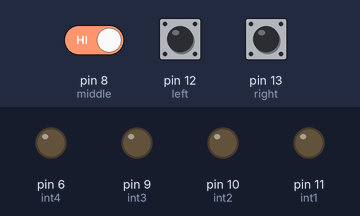
Bench run of a sketch on a simulated Arduino Uno, built with avr-gcc and run on an emulated ATmega328P. Shown: output pins drawn as LEDs (lit = HIGH). The inputs (shaded band) are chosen by the test bench; at power-on: pin 12 (left) LOW, pin 13 (right) LOW, pin 8 (middle) HIGH. What the sketch prints to the serial monitor is not drawn.

Above: at 1.2 s.
1.3 s: pin 12 (left) pulled HIGH for 1 s
At 2.8 s:
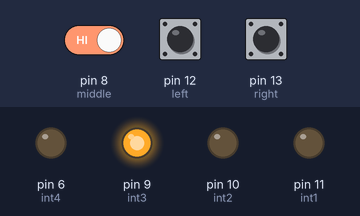
3.8 s: pin 13 (right) pulled HIGH for 0.15 s
At 4.5 s:
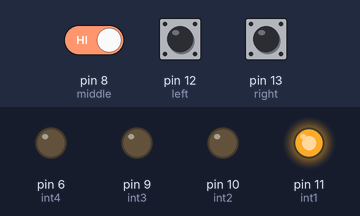
5.4 s: pin 12 (left) pulled HIGH for 0.15 s
At 6.8 s:
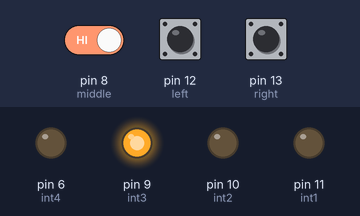
8.5 s: pin 13 (right) pulled HIGH for 1 s
At 9.3 s:
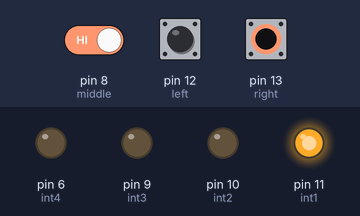
12.5 s: pin 8 (middle) driven LOW and pin 12 (left) driven HIGH and pin 13 (right) driven HIGH
At 13.6 s:
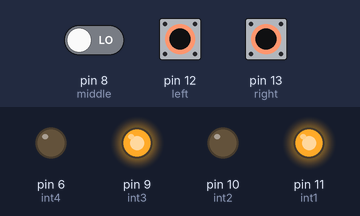
14.0 s: pin 8 (middle) driven HIGH
At 15.1 s:
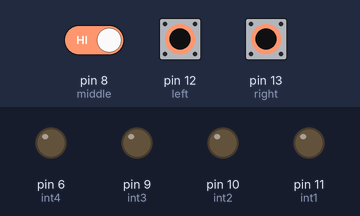
Timing chart, 0 to 17.0 s (numbered marks = the images above; inputs shaded):
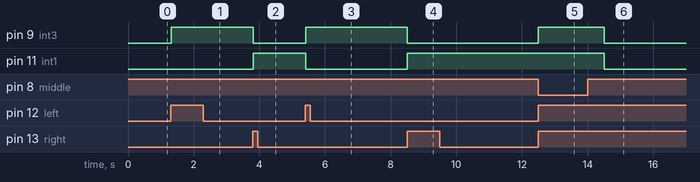

The sketch:

B_LFR_with_delay.ino
```cpp
int int1=11,int2=10,int3=9,int4=6;
int L,M,R;
int left=12,middle=8,right=13;


int sweep=250;


void setup() {

  pinMode(int1,OUTPUT);
  pinMode(int2,OUTPUT);
  pinMode(int3,OUTPUT);
  pinMode(int4,OUTPUT);


Serial.begin(9600);

  pinMode(left,INPUT);
  pinMode(right,INPUT);
  pinMode(middle,INPUT);


}

void loop() {

   L=digitalRead(left);
   M=digitalRead(middle);
   R=digitalRead(right);


   if(L==1&&R==1)
   {
   if(M==0)
   {
    digitalWrite(int1,HIGH);
    digitalWrite(int2,LOW);   //forward
    digitalWrite(int3,HIGH);
    digitalWrite(int4,LOW);

   }
   }


    Serial.println(" forwad");

     if(R==1&&L==0)
   {
   if(M==1)
   {

    digitalWrite(int1,HIGH);
    digitalWrite(int2,LOW);
    digitalWrite(int3,LOW);  //left
    digitalWrite(int4,LOW);


    delay(sweep);


   }
   }


        if(R==1&&L==0)
   {
   if(M==0)
   {

    digitalWrite(int1,HIGH);
    digitalWrite(int2,LOW);
    digitalWrite(int3,LOW);  //left
    digitalWrite(int4,LOW);


    delay(sweep);


   }
   }


  if(L==1&&R==0)
  {
    if(M==1)
    {

    digitalWrite(int1,LOW);
    digitalWrite(int2,LOW);
    digitalWrite(int3,HIGH);  //right
    digitalWrite(int4,LOW);

   delay(sweep);

    }


    }


      if(L==1&&R==0)
  {
    if(M==0)
    {

    digitalWrite(int1,LOW);
    digitalWrite(int2,LOW);
    digitalWrite(int3,HIGH);  //right
    digitalWrite(int4,LOW);

   delay(sweep);

    }


    }

    if(L==1&&R==1)
    {
      if(M==1)
      {
      delay(500);

   L=digitalRead(left);
   M=digitalRead(middle);
   R=digitalRead(right);

   if(L==1&&R==1)
    {
      if(M==1)
      {


    digitalWrite(int1,LOW);
    digitalWrite(int2,LOW);
    digitalWrite(int3,LOW);  //stop
    digitalWrite(int4,LOW);


    }
  }
      }
    }

           }
```

Measured:
- after the input at 1.3 s, pin 9 (int3): LOW → HIGH at once
- after the input at 3.8 s, pin 9 (int3): HIGH → LOW at once; pin 11 (int1): LOW → HIGH at once
- after the input at 5.4 s, pin 9 (int3): LOW → HIGH at once; pin 11 (int1): HIGH → LOW at once
- after the input at 8.5 s, pin 9 (int3): HIGH → LOW at once; pin 11 (int1): LOW → HIGH at once
- after the input at 12.5 s, pin 9 (int3): LOW → HIGH at once
- after the input at 14.0 s, pin 9 (int3), pin 11 (int1): HIGH → LOW after 0.51 s
